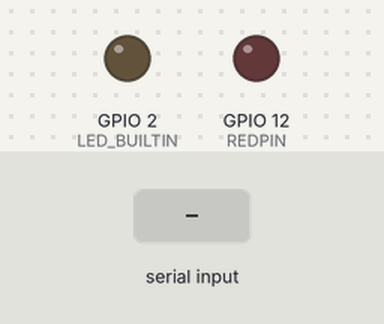
The sketch below on a simulated ESP32. Parts: output pins drawn as LEDs (lit = HIGH). Inputs (shaded band) come from the test bench.

Above: at 1.2 s.
1.3 s: "90,45\n" received over Serial
At 2.5 s:
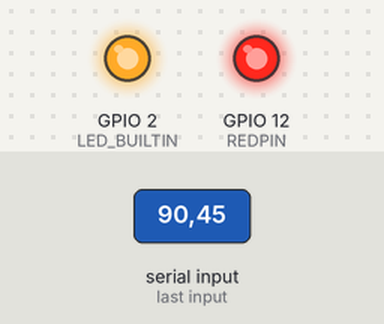
Timing chart, 0 to 4.3 s (numbered marks = the images above; inputs shaded):
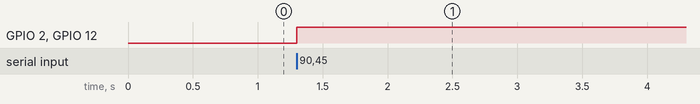

Measured:
- after the input at 1.3 s, GPIO 2 (LED_BUILTIN), GPIO 12 (REDPIN): LOW → HIGH at once

The sketch:

New_Wire_Arduino_Code.ino
```cpp
/*
  arduinoCutterCode
  Reads the serial connection. When a signal higher than 0 is received,
  Initiates cutter sequence.
*/

#define LED_BUILTIN 2  // Define built-in LED for ESP32

int REDPIN = 12;
int pauseTime = 1000;  // Renamed variable

void setup() {
  Serial.begin(9600);
  pinMode(LED_BUILTIN, OUTPUT);
  pinMode(REDPIN, OUTPUT);
}

void loop() {
  if (Serial.available() > 0) {  // Check if data is available
    int outOfBounds = Serial.parseInt();

    if (outOfBounds > 0) {  // If message > 0, initiate cutting
      digitalWrite(LED_BUILTIN, HIGH);
      digitalWrite(REDPIN, HIGH);
      delay(10000); // 10 seconds
      digitalWrite(LED_BUILTIN, LOW);
      digitalWrite(REDPIN, LOW);
      delay(30000); // 30 seconds

      // Blinking sequence
      while (Serial.available() == 0) {  // Wait for new serial input to exit
        if (pauseTime > 0) {
          digitalWrite(LED_BUILTIN, HIGH);
          delay(pauseTime);
          digitalWrite(LED_BUILTIN, LOW);
          pauseTime -= 300;
        } else {
          pauseTime = 1000;  // Reset pauseTime when it gets too low
        }
      }
    }
  }
}
```
